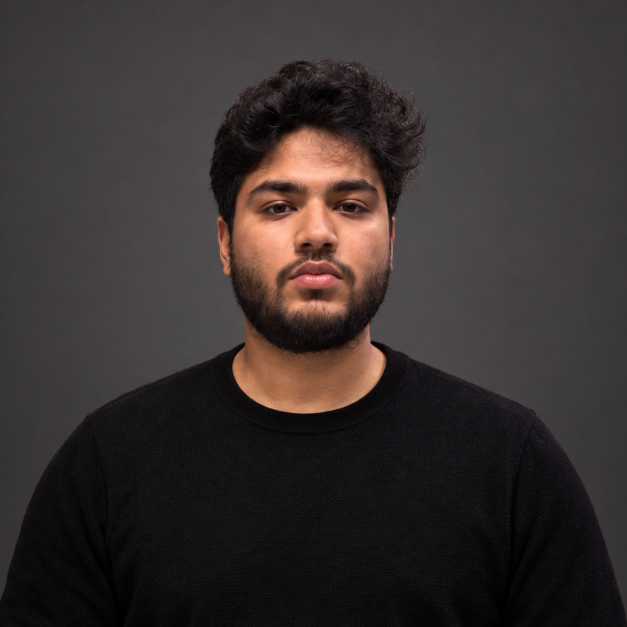
#> input picture assets/source-portrait.png, 1254 x 1254 px (shown at 1/2 size)
$ python generate_profile_assets.py
#> lines starting #> are read from the running program, lines starting #| are printed output that depends on the picture; after the words box and inside, x2 and y2 are one past the last pixel; in counts of white or black regions, pixels touching at a corner belong together
from __future__ import annotations

import html
import math
from pathlib import Path

import numpy as np
from PIL import Image, ImageEnhance, ImageFilter, ImageOps
from scipy.ndimage import binary_closing, binary_fill_holes, label
from scipy.optimize import linear_sum_assignment


ROOT = Path(__file__).resolve().parents[1]
PORTRAIT = ROOT / "assets" / "source-portrait.png"
LOGO_DIR = ROOT / "tools" / "logo-masks"
OUT = ROOT / "assets"
OUT.mkdir(parents=True, exist_ok=True)

W, H = 1180, 610
PW, PH = 300, 340
PX, PY = 86, 170
RNG = np.random.default_rng(1709)


def prepare_portrait() -> tuple[np.ndarray, np.ndarray]:
    im = Image.open(PORTRAIT).convert("RGB")
    side = min(im.size)
    left = (im.width - side) // 2
    im = im.crop((left, 0, left + side, side)).resize((PW, PH), Image.Resampling.LANCZOS)
    rgb = np.asarray(im).astype(np.float32)
    gray = ImageOps.grayscale(im)
    gray = ImageOps.autocontrast(gray, cutoff=1)
    gray = ImageEnhance.Contrast(gray).enhance(1.3)
    gray = gray.filter(ImageFilter.UnsharpMask(radius=3, percent=140, threshold=2))
    g = np.asarray(gray).astype(np.float32) / 255.0

    corners = np.concatenate([
        rgb[:35, :35].reshape(-1, 3), rgb[:35, -35:].reshape(-1, 3),
        rgb[-35:, :35].reshape(-1, 3), rgb[-35:, -35:].reshape(-1, 3),
    ])
    bg = np.median(corners, axis=0)
    dist = np.linalg.norm(rgb - bg, axis=2)
    yy, xx = np.mgrid[:PH, :PW]
    width = np.where(yy < 55, 60, np.where(yy < 190, 91, np.where(yy < 250, 125, 150)))
    silhouette = np.abs(xx - PW / 2) < width
    mask = (dist > 24) & silhouette
    mask = binary_closing(mask, iterations=3)
    mask = binary_fill_holes(mask)
    labs, count = label(mask)
    if count:
        sizes = np.bincount(labs.ravel())
        sizes[0] = 0
        mask = labs == sizes.argmax()

    dark = floyd_steinberg(g, mask=mask)
    light_full = floyd_steinberg(1.0 - g, mask=np.ones_like(mask, dtype=bool))
    # Keep every subject dot for facial detail, then sample only the background.
    # This preserves the light-mode backdrop without creating a 3 MB SVG.
    light = np.zeros_like(light_full)
    sy, sx = np.where((light_full > 0) & mask)
    subject_cap = min(15000, len(sy))
    if subject_cap:
        weights = (1.0 - g[sy, sx]) + 0.08
        weights = weights / weights.sum()
        selected = RNG.choice(len(sy), subject_cap, replace=False, p=weights)
        light[sy[selected], sx[selected]] = 1
    remaining = max(0, 19000 - int(light.sum()))
    by, bx = np.where((light_full > 0) & ~mask)
    if remaining and len(by):
        keep = RNG.choice(len(by), min(remaining, len(by)), replace=False)
        light[by[keep], bx[keep]] = 1
    np.save(OUT / "portrait-dark.npy", dark)
    np.save(OUT / "portrait-light.npy", light)
    return dark, light


def floyd_steinberg(values: np.ndarray, mask: np.ndarray) -> np.ndarray:
    a = values.copy()
    result = np.zeros(a.shape, dtype=np.uint8)
    for y in range(a.shape[0]):
        forward = y % 2 == 0
        xs = range(a.shape[1]) if forward else range(a.shape[1] - 1, -1, -1)
        for x in xs:
            if not mask[y, x]:
                a[y, x] = 0
                continue
            old = a[y, x]
            new = 1.0 if old >= 0.5 else 0.0
            result[y, x] = int(new)
            err = old - new
            if forward:
                neighbors = [(x + 1, y, 7 / 16), (x - 1, y + 1, 3 / 16), (x, y + 1, 5 / 16), (x + 1, y + 1, 1 / 16)]
            else:
                neighbors = [(x - 1, y, 7 / 16), (x + 1, y + 1, 3 / 16), (x, y + 1, 5 / 16), (x - 1, y + 1, 1 / 16)]
            for nx, ny, weight in neighbors:
                if 0 <= nx < a.shape[1] and 0 <= ny < a.shape[0] and mask[ny, nx]:
                    a[ny, nx] = np.clip(a[ny, nx] + err * weight, 0, 1)
    return result


def path_for(points: np.ndarray, scale: float = 1.0, ox: float = 0, oy: float = 0) -> str:
    if len(points) == 0:
        return ""
    return "".join(f"M{ox + x * scale:.2f},{oy + y * scale:.2f}h{0.86 * scale:.2f}" for y, x in points)


def portrait_layers(bits: np.ndarray, color: str) -> str:
    pts = np.argwhere(bits > 0)
    intro_groups = RNG.integers(0, 60, len(pts))
    noise = RNG.normal(0, 4, len(pts))
    band_values = (pts[:, 1] * 0.47 + pts[:, 0] * 0.31 + noise)
    lo, hi = band_values.min(), band_values.max()
    bands = np.clip(((band_values - lo) / max(1e-6, hi - lo) * 93).astype(int), 0, 93)

    chunks = [f'<g transform="translate({PX} {PY})" fill="none" stroke="{color}" stroke-width="1.12" shape-rendering="crispEdges">']
    chunks.append('<g id="portrait-intro">')
    for i in range(60):
        p = pts[intro_groups == i]
        if not len(p):
            continue
        begin = 0.16 + (i % 12) * 0.065 + (i // 12) * 0.025
        chunks.append(f'<path d="{path_for(p)}" opacity="0"><animate attributeName="opacity" values="0;1" dur="1.6s" begin="{begin:.2f}s" fill="freeze" /></path>')
    chunks.append('</g><g id="portrait-loop">')
    for i in range(94):
        p = pts[bands == i]
        if not len(p):
            continue
        cx = p[:, 1].mean()
        cy = p[:, 0].mean()
        dx = (PW / 2 - cx) * 0.42 + RNG.normal(0, 2.0)
        dy = (PH / 2 - cy) * 0.42 + RNG.normal(0, 2.0)
        chunks.append(
            f'<path d="{path_for(p)}" opacity="1">'
            f'<animate attributeName="opacity" values="1;1;0;0;0;0;0;0;1;1" keyTimes="0;0.19;0.27;0.40;0.50;0.63;0.73;0.86;0.94;1" dur="14.2s" begin="3.2s" repeatCount="indefinite" />'
            f'<animateTransform attributeName="transform" type="translate" values="0 0;0 0;{dx:.1f} {dy:.1f};0 0" keyTimes="0;0.19;0.27;1" dur="14.2s" begin="3.2s" repeatCount="indefinite" />'
            '</path>'
        )
    chunks.append('</g></g>')
    return "".join(chunks)


def logo_points(name: str, n: int = 900) -> np.ndarray:
    im = Image.open(LOGO_DIR / f"{name}.png").convert("RGBA")
    a = np.asarray(im)[:, :, 3]
    pts = np.argwhere(a > 80)
    if len(pts) < n:
        idx = RNG.choice(len(pts), n, replace=True)
    else:
        idx = RNG.choice(len(pts), n, replace=False)
    p = pts[idx].astype(float)
    p[:, [0, 1]] = p[:, [1, 0]]
    p -= p.mean(axis=0)
    span = max(np.ptp(p[:, 0]), np.ptp(p[:, 1]))
    return p / max(span, 1) * 176 + np.array([PW / 2, PH / 2])


# [6 lines left out: function match, not called in this run]


def travellers(color: str) -> str:
    logos = [logo_points("python"), logo_points("pytorch"), logo_points("espressif")]
    logos[1] = match(logos[0], logos[1])
    logos[2] = match(logos[1], logos[2])
    start = np.column_stack([RNG.uniform(50, PW - 50, 900), RNG.uniform(55, PH - 40, 900)])
    vals = []
    for i in range(900):
        coords = [start[i], start[i], logos[0][i], logos[0][i], logos[1][i], logos[1][i], logos[2][i], logos[2][i], start[i], start[i]]
        vals.append(";".join(f"{x:.1f},{y:.1f}" for x, y in coords))
    chunks = [f'<g transform="translate({PX} {PY})" fill="{color}" opacity="0">',
              '<animate attributeName="opacity" values="0;0;1;1;1;1;1;1;0;0" keyTimes="0;0.19;0.27;0.40;0.50;0.63;0.73;0.86;0.94;1" dur="14.2s" begin="3.2s" repeatCount="indefinite" />']
    for i, v in enumerate(vals):
        chunks.append(f'<circle cx="0" cy="0" r="1.35"><animate attributeName="cx" values="{v.replace(",", " ").split(";")[0].split()[0]};{v.replace(",", " ").split(";")[1].split()[0]}" dur="0.1s" fill="freeze" />')
        coords = v.split(';')
        xs = ';'.join(c.split(',')[0] for c in coords)
        ys = ';'.join(c.split(',')[1] for c in coords)
        chunks[-1] = f'<circle cx="{start[i,0]:.1f}" cy="{start[i,1]:.1f}" r="1.35"><animate attributeName="cx" values="{xs}" keyTimes="0;0.19;0.27;0.40;0.50;0.63;0.73;0.86;0.94;1" dur="14.2s" begin="3.2s" repeatCount="indefinite" /><animate attributeName="cy" values="{ys}" keyTimes="0;0.19;0.27;0.40;0.50;0.63;0.73;0.86;0.94;1" dur="14.2s" begin="3.2s" repeatCount="indefinite" /></circle>'
    chunks.append('</g>')
    return ''.join(chunks)


# [39 lines left out: function info_panel, not called in this run]


def make_svg(bits: np.ndarray, mode: str) -> str:
    dark = mode == "dark"
    bg = "#0A101F" if dark else "#F8FAFC"
    panel = "#101827" if dark else "#FFFFFF"
    border = "#25324A" if dark else "#CBD5E1"
    text = "#F8FAFC" if dark else "#0F172A"
    muted = "#94A3B8" if dark else "#475569"
    portrait = "#A78BFA" if dark else "#7C3AED"
    chrome = "#22D3EE" if dark else "#0891B2"
    accent = "#10B981"
    return f'''<svg xmlns="http://www.w3.org/2000/svg" width="1180" height="610" viewBox="0 0 1180 610">
<rect width="1180" height="610" rx="24" fill="{bg}"/>
<rect x="25" y="25" width="1130" height="560" rx="18" fill="{panel}" stroke="{border}" stroke-width="2"/>
<rect x="25" y="25" width="1130" height="54" rx="18" fill="{border}" opacity=".38"/>
<circle cx="54" cy="52" r="7" fill="#EF4444"/><circle cx="78" cy="52" r="7" fill="#F59E0B"/><circle cx="102" cy="52" r="7" fill="#10B981"/>
<text x="590" y="58" text-anchor="middle" fill="{muted}" font-size="14" font-family="ui-monospace,SFMono-Regular,Menlo,monospace">profile.sh --live</text>
<rect x="58" y="110" width="365" height="438" rx="13" fill="{bg}" stroke="{border}"/>
<text x="82" y="143" fill="{chrome}" font-size="13" font-weight="700" letter-spacing="2" font-family="ui-monospace,SFMono-Regular,Menlo,monospace">VISUAL.MAP</text>
<line x1="454" y1="109" x2="454" y2="549" stroke="{border}"/>
{portrait_layers(bits, portrait)}
{travellers(accent)}
<rect x="67" y="520" width="346" height="17" rx="8.5" fill="{border}" opacity=".42"/>
<rect x="67" y="520" width="252" height="17" rx="8.5" fill="{chrome}" opacity=".65"><animate attributeName="width" values="98;252;330;252" dur="5s" repeatCount="indefinite"/></rect>
<g>{info_panel(text, muted, chrome, accent, border, bg, portrait)}</g>
<text x="58" y="570" fill="{muted}" font-size="11" font-family="ui-monospace,SFMono-Regular,Menlo,monospace">PYTHON · PYTORCH · ESP32 // CAIRO, EG</text>
</svg>'''


def main() -> None:
    dark, light = prepare_portrait()
#> in prepare_portrait, im is the input picture: PIL image 1254x1254 RGB; mean R, G, B 55.6, 48.3, 47.7
#> in prepare_portrait, `gray = gray.filter(ImageFilter.UnsharpMask(radius=3, percent=140, thre..`:
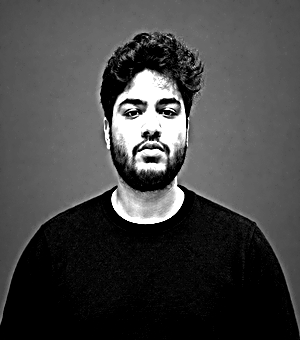
#> gray: PIL image 300x340 L; min 0, max 255, mean 68.6
#> in prepare_portrait, `bg = np.median(corners, axis=0)`: bg = [54, 52, 52]
#> in prepare_portrait, `mask = (dist > 24) & silhouette`:
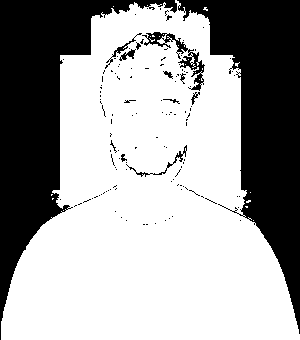
#> mask: shape (340, 300) bool; 64.3% white; 129 black regions (116 under 20 px), largest, box (x1, y1, x2, y2) and area: (0, 0, 177, 340) 17524, (177, 0, 300, 334) 17276, (142, 32, 205, 91) 715
#> in prepare_portrait, `mask = binary_closing(mask, iterations=3)`: mask: shape (340, 300) bool; 65.4% white; 1 black region, box (x1, y1, x2, y2) and area: (0, 0, 300, 340) 35340
#> in prepare_portrait, `labs, count = label(mask)`:
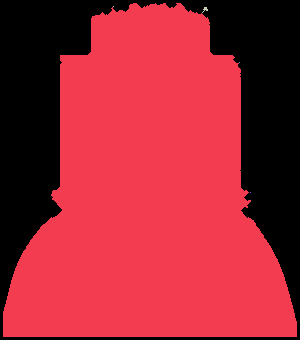
#> labs: shape (340, 300) int32; 8 distinct labels, from 0 to 7; one colour per label, 0 black
#> in prepare_portrait, `labs, count = label(mask)`: count = 7
#> in prepare_portrait, `sizes = np.bincount(labs.ravel())`: sizes = [35340, 66641, 1, 14, 1, 1, 1, 1]
#> in prepare_portrait, `mask = labs == sizes.argmax()`: mask: shape (340, 300) bool; 65.3% white; 1 black region, box (x1, y1, x2, y2) and area: (0, 0, 300, 340) 35359
#> after the loop in floyd_steinberg, `for y in range(a.shape[0]):`:
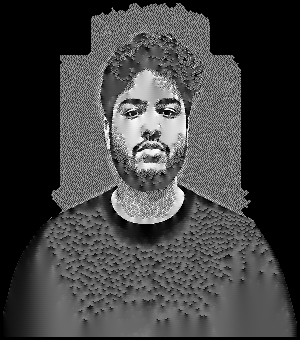
#> a: shape (340, 300) float32; min 0, max 1, mean 0.257
#> after the loop in floyd_steinberg, `for y in range(a.shape[0]):`: result: shape (340, 300); values 0 (black) and 1 (white), 15.2% white; 769 white regions (766 under 20 px), largest, box (x1, y1, x2, y2) and area: (52, 3, 250, 224) 14490, (164, 103, 179, 112) 71, (127, 49, 135, 57) 22
#> after the loop in floyd_steinberg (call 2), `for y in range(a.shape[0]):`:
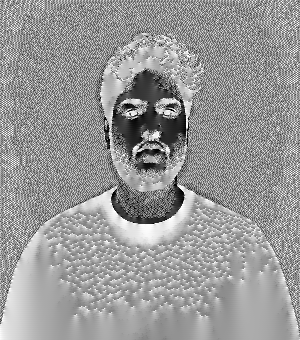
#> a: shape (340, 300) float32; min 0, max 1, mean 0.598
#> after the loop in floyd_steinberg (call 2), `for y in range(a.shape[0]):`:
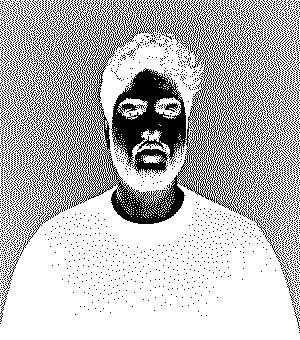
#> result: shape (340, 300); values 0 (black) and 1 (white), 73.1% white; black in thin lines or dots
#> in prepare_portrait, `subject_cap = min(15000, len(sy))`: subject_cap = 15000
#> in prepare_portrait, `selected = RNG.choice(len(sy), subject_cap, replace=False, p=weights)`: selected = 15000 values, max 51132 at index 10582, min 2 at index 10608, mean 27149.7
#> in prepare_portrait, `keep = RNG.choice(len(by), min(remaining, len(by)), replace=False)`: keep = 4000 values, max 23418 at index 3217, min 4 at index 1900, mean 11592.9
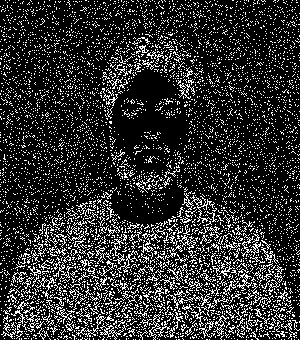
#> light: shape (340, 300); values 0 (black) and 1 (white), 18.6% white in thin lines or dots
    (OUT / "dark.svg").write_text(make_svg(dark, "dark"), encoding="utf-8")
#> in portrait_layers, `pts = np.argwhere(bits > 0)`: pts = 15489 pairs, first value 3 to 319, second value 47 to 275
#> in portrait_layers, `intro_groups = RNG.integers(0, 60, len(pts))`: intro_groups = 15489 values, max 59 at index 101, min 0 at index 47, mean 29.37
#> in portrait_layers, `noise = RNG.normal(0, 4, len(pts))`: noise = 15489 values, max 17.49 at index 13243, min -14.69 at index 9706, mean -0.0553
#> in portrait_layers, `band_values = (pts[:, 1] * 0.47 + pts[:, 0] * 0.31 + noise)`: band_values = 15489 values, max 209.1 at index 15355, min 37.66 at index 543, mean 110.2
#> in portrait_layers, `lo, hi = band_values.min(), band_values.max()`: lo = 37.66; hi = 209.1
#> in portrait_layers, `bands = np.clip(((band_values - lo) / max(1e-6, hi - lo) * 93).astype(..`: bands = 15489 values, max 93 at index 15355, min 0 at index 543, mean 38.83
#> after the loop in portrait_layers, `for i in range(60):`: chunks = 62 items
#> the loop in portrait_layers, `for i in range(94):` made 94 passes
#> (cx, cy, dx, dy) on passes 2 to 13: (63.6, 59.2, 35.11, 46.81), (65.4, 59.4, 36.72, 50.62), (69.14, 56.29, 33.3, 46.66), (78.58, 48.58, 30.73, 53.24), (77.69, 50.44, 31.72, 48.96), (77.85, 52.72, 34.36, 51.35), (80.69, 54.54, 30.25, 50.43), (84.35, 51.24, 30.92, 46.52), (86.18, 53.36, 26.86, 47.18), (92.26, 50.99, 23.03, 47.22), (89.63, 56.46, 24.72, 46.27), (95.03, 54.2, 22.87, 50.2)
#> (p, cx, cy, dx, dy) on pass 1: ([[21, 91]], 91, 21, 27.37, 65.42)
#> after the loop in portrait_layers, `for i in range(94):`: chunks = 154 items
    (OUT / "light.svg").write_text(make_svg(light, "light"), encoding="utf-8")
    print("Generated", OUT / "dark.svg", OUT / "light.svg")


if __name__ == "__main__":
#> (the run stopped early here; a loop or call above may not have finished)
